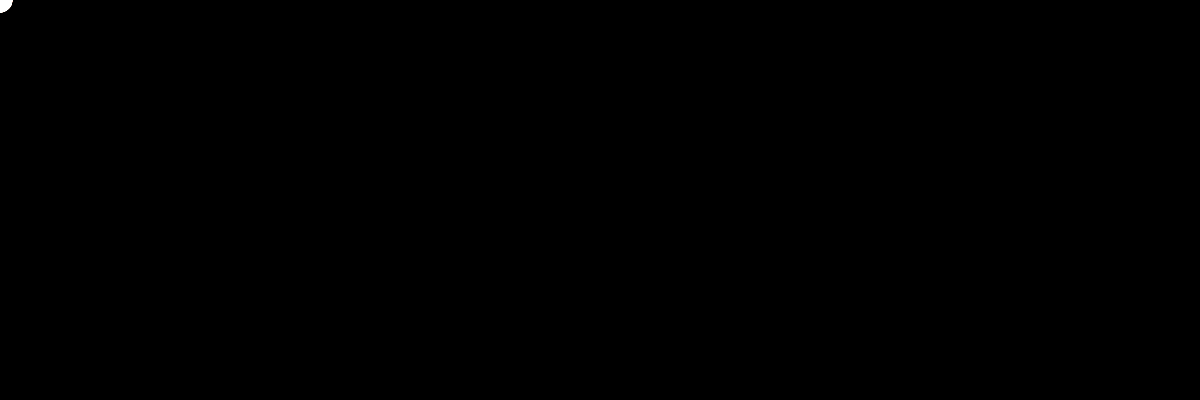
Frame 1 (no input)
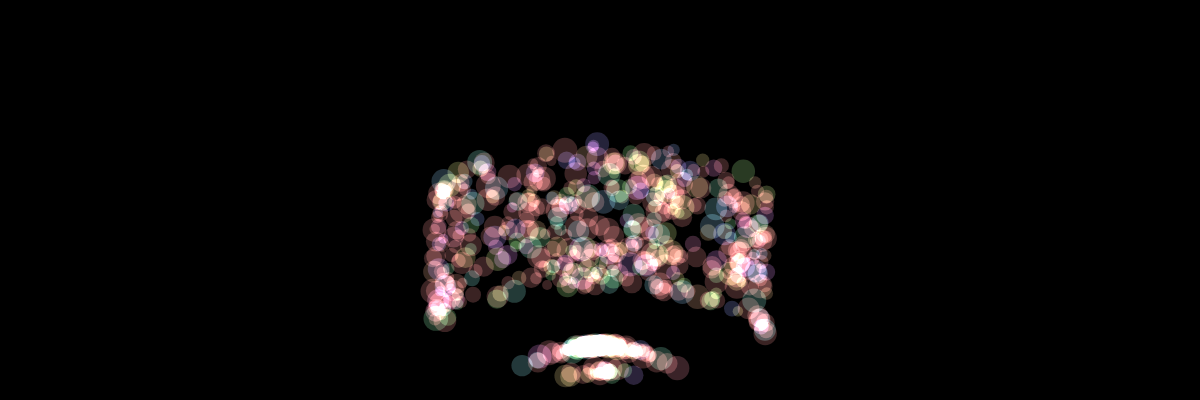
Frame 60 (no input)
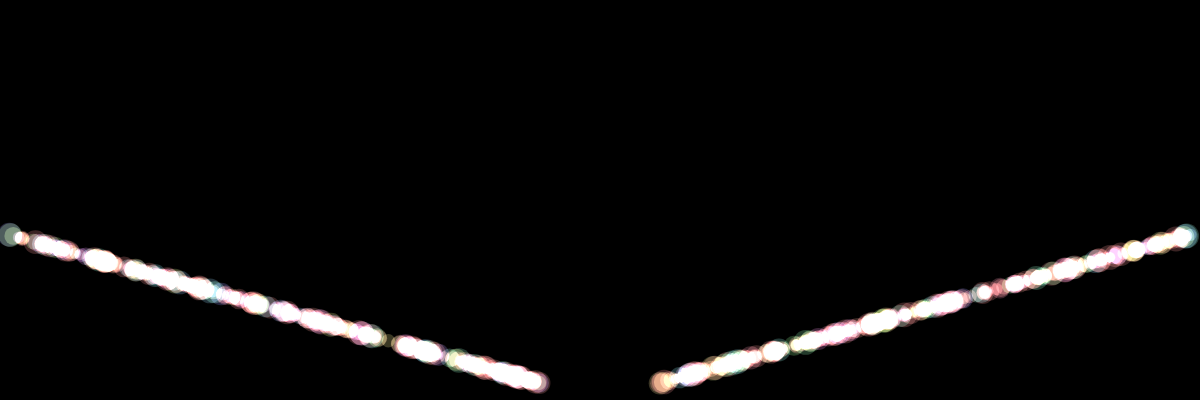
Frame 120 (the mouse pressed at the canvas centre since frame 60)

The p5.js sketch that drew these frames (run headless with seeded random() and noise() and a simulated clock; from frame 60 on, the mouse is pressed at the canvas centre):

// p5.js sketch
// ── sketch.js
var shapes = [];
var shapesNum = 600;

function setup() {
  createCanvas(1200, 400);
  colorMode(HSB, 150, 200, 120, 200);

  for (var i = 0; i < shapesNum; i++) {
    shapes.push(new Shape(i));
  }

}

function draw() {
  blendMode(BLEND);
  background(0);

  blendMode(ADD);
  for (var i = 0; i < shapesNum; i++) {
    shapes[i].display();
    shapes[i].move();

  }
}

function Shape(index) {
  this.x = 0;
  this.y = 0;
  this.index = index;
  this.t = 180;
  this.tSpeed = random(0.1, 2);
  this.or = random(20, 200);
  this.r = this.or;
  this.rSpeed = 0.2;
  this.hue = random(300);
  this.s = random(10, 25);
  if (this.index < shapesNum / 2) {
    this.sign = 3;
  } else {
    this.sign = -3;
  }

  this.display = function() {
    noStroke();
    fill(this.hue, 80, 90, 60);
    ellipse(this.x, this.y, this.s, this.s);
  }

  this.move = function() {
    this.x = width / 2 + this.sign * this.r * cos(radians(this.t));
    this.y = (height - this.or) + this.r * sin(radians(this.t));

    this.t += this.tSpeed;
    if (this.shapes) {
      this.r--;
      if (this.r > 0) {
        this.r = 0;
        this.shapes = false;
      }
    } else {
      this.r++;
      if (this.r > this.or) {
        this.r = this.or;
        this.shapes = true;
      }
    }

    if (mouseIsPressed) {
      this.t = 10;
      this.r = this.or;
    }
  }
}
